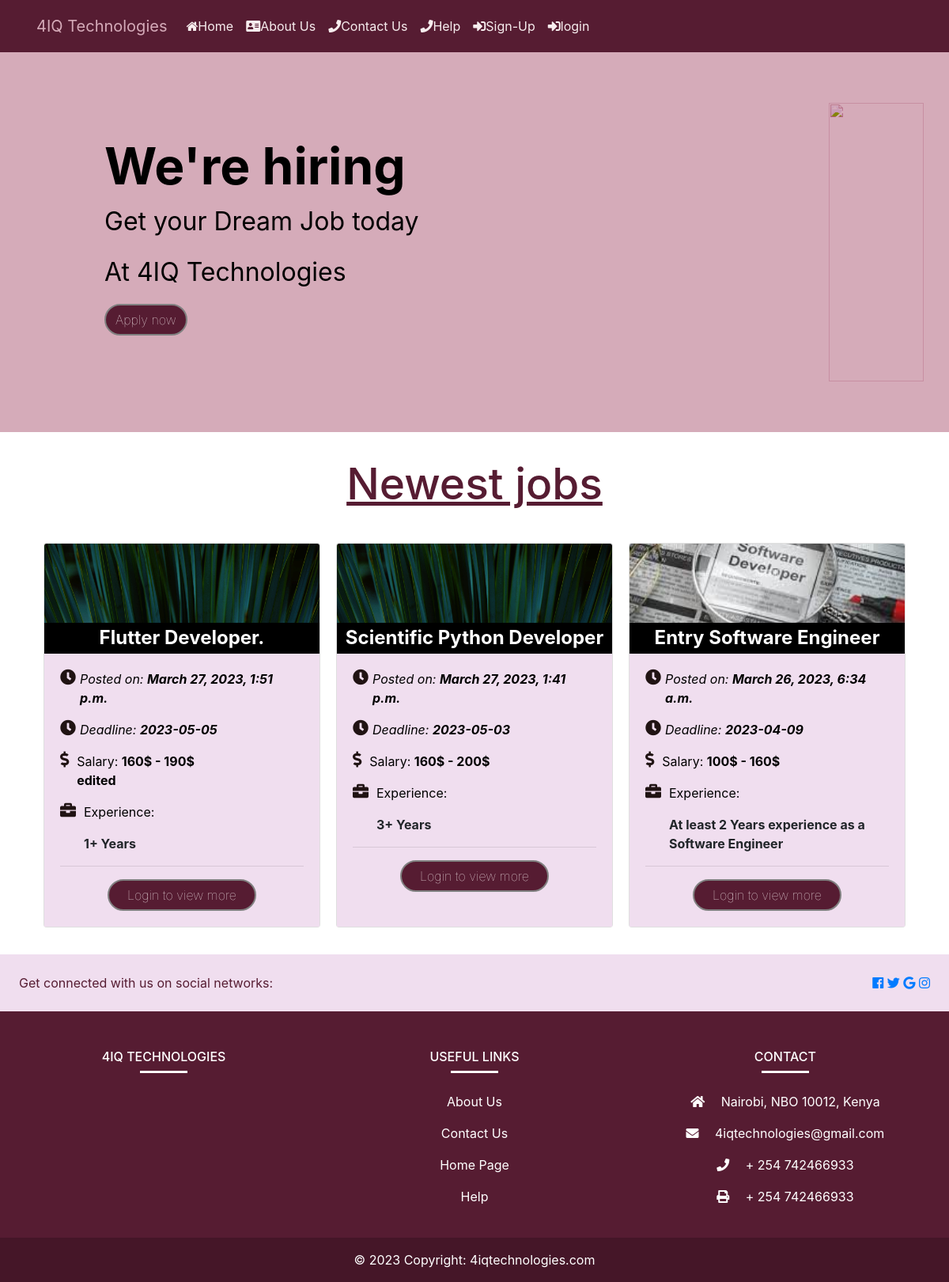
/employee/base, run on an earlier commit of the app's database.
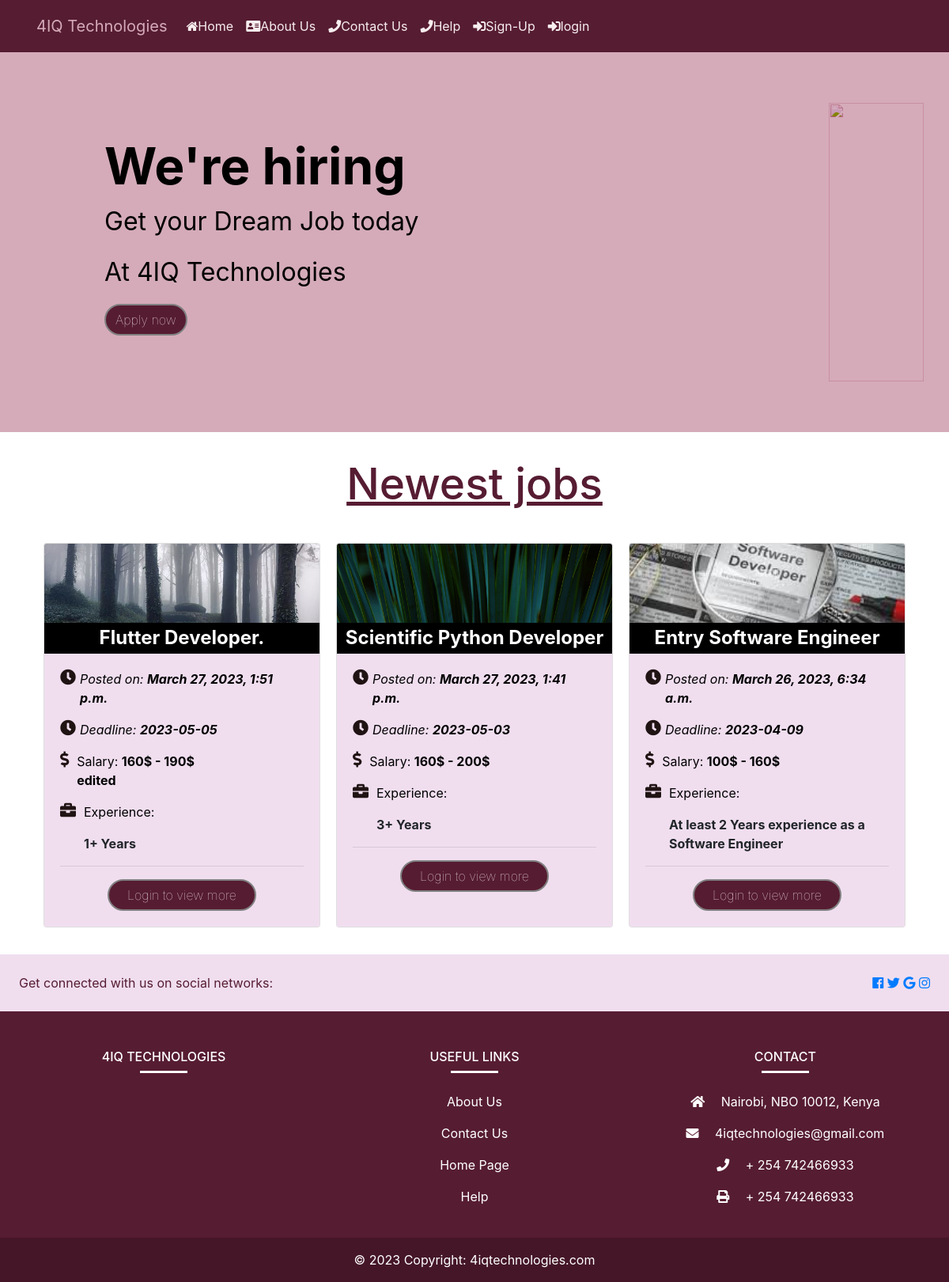
And on a later commit of the database.
### job/models.py (models this page shows, shortened)
class Job(models.Model):
    COMPUTER_SUPPORT_SPECIALIST = 'Computer Support Specialist'
    HARDWARE_ENGINEER = 'Hardware Engineer'
    COMPUTER_SYSTEM_ANALYST = 'Computer System Analyst'
    SOFTWARE_DEVELOPER = 'Software Developer'
    PROGRAMMER = 'Programmer'
    WEB_DEVELOPER = 'Web Developer'
    NETWORK_ENGINEER = 'Network Engineer'
    SOFTWARE_TESTER = 'Software Tester'
    FRONTEND_DEVELOPER = "Frontend Developer"
    BACKEND_DEVELOPER = "Backend Developer"
    CHOICES_SIZE =   ( (COMPUTER_SUPPORT_SPECIALIST ,'COMPUTER_SUPPORT_SPECIALIST'),
    ( HARDWARE_ENGINEER ,'HARDWARE_ENGINEER'),
    ( COMPUTER_SYSTEM_ANALYST, 'COMPUTER_SYSTEM_ANALYST' ),
    ( SOFTWARE_DEVELOPER, 'SOFTWARE_DEVELOPER'),
    ( PROGRAMMER , 'PROGRAMMER'),
    ( WEB_DEVELOPER,'WEB_DEVELOPER'),
    ( NETWORK_ENGINEER,'NETWORK_ENGINEER'),
    ( SOFTWARE_TESTER,'SOFTWARE_TESTER'),
    (FRONTEND_DEVELOPER,"FRONTEND_DEVELOPER"),
    (BACKEND_DEVELOPER,"BACKEND_DEVELOPER")
    )
    ACTIVE = 'active'
    EMPLOYED = 'employed'
    ARCHIVED = 'archived'
    CHOICES_STATUS = (
        (EMPLOYED,'Employed'),
        (ACTIVE,'Active' ),
        (ARCHIVED,'Archived' )
     )
    title = models.CharField(max_length=200)
    created_at = models.DateTimeField(auto_now_add=True)
    skillset_required = models.TextField(null=True)
    about_job= models.TextField(blank=True, null=True)
    image = models.ImageField(upload_to="covers/",null=True,blank=True)
    experience = models.CharField(max_length=100,null=True)
    salary = models.CharField(max_length=50,null=True)
    deadline = models.CharField(max_length=50,null=True)
    department_name = models.CharField( max_length=30,choices=CHOICES_SIZE)
    created_by = models.ForeignKey(User,
                                   related_name="jobs",
                                   on_delete=models.CASCADE)
    status = models.CharField(max_length=20,choices=CHOICES_STATUS,default='active')
    class Meta:
        ordering = ['-created_at']

### employee/views.py (the view)
# urls.py: path("base", views.base, name="base"),
def base(request):
    jobs = Job.objects.all()[0:8]
    return render(request, "base.html", {'jobs': jobs})

### notification/context_processors.py (called while the page is built)
def notifications(request):
    if request.user.is_authenticated:
        return {
            'notificactions': request.user.notifications.filter(is_read=False)
        }
    else:
        return {'notifications': []}

### employee/templates/base.html (shortened to what the changed rows need)
{% load static %} {% include 'header.html' %}
<div
  class="jumbotron feature custom-land-page-bg"
  style="
    border-radius: 0;
    background-color: #d5abb9;
    height: 60vh;
    display: flex;
  "
>
  <div
    style="
      width: 100%;
      color: black;
      align-items: center;
      display: flex;
      justify-content: space-between;
      margin-left: 100px;
    "
  >
    <div>
      <h1 style="font-weight: bolder; font-size: 4em">We're hiring</h1>
    </div>
  </div>
</div>
{% block content %}
<center>
  <h2
    class="subtitle has-text-centered"
    style="color: #561c32; font-size: 55px; text-decoration: underline"
  >
    Newest jobs
  </h2>
</center>
<div
  class="container row"
  style="width: 100%; margin: auto; display: flex; justify-content: center"
>
  {% for job in jobs %}
  <div class="card" style="width: 350px; margin: 10px">
    {% if job.image %}
    <img
      class="card-img-top"
      src="{{ job.image.url }}"
      style="height: 100px; object-fit: cover; overflow: hidden"
      alt="Card image cap"
    />
    {% endif %}
    <h4
      class="card-title"
      style="
        margin: 0px;
        font-weight: bolder;
        padding: 5px;
        text-align: center;
        background-color: black;
        color: white;
      "
    >
      {{job.title }}
    </h4>
    <div class="card-body" style="background-color: #f0deef">
      <div class="media">
        <div class="media-content">
          <div style="display: flex">
            <i
              style="font-size: 20px; color: rgb(32, 19, 19); margin-right: 5px"
              class="fas fa-clock"
            ></i>
            <p style="color: black; font-style: italic">
              Posted on:
              <span class="title" style="font-weight: bolder"
                >{{ job.created_at }}</span
              >
            </p>
          </div>
          <div style="display: flex;">
          <i
          style="font-size: 20px; color: rgb(32, 19, 19); margin-right: 5px"
          class="fas fa-clock"
        ></i>
          <p style="color: black; font-style: italic">
            Deadline:
            <span class="title" style="font-weight: bolder"
              >{{ job.deadline }}</span
            >
          </p>
        </div>
          <div style="display: flex">
            <i
              style="font-size: 20px; color: rgb(32, 19, 19)"
              class="fas fa-dollar-sign"
            ></i>
            <div style="display: inline; margin: 0px 10px; margin-right: 100px">
                <p style="color: black">Salary: <span class="title" style="font-weight: bolder;">{{ job.salary }}</span></p>
            </div>
          </div>
          <div style="display: flex">
            <i
              style="font-size: 20px; color: rgb(32, 19, 19)"
              class="fas fa-briefcase"
            ></i>
            <div style="display: inline; margin: 0px 10px">
              <p style="color: black">Experience:</p>
              <span class="title" style="font-weight: bolder"
              >{{ job.experience}}</span>
            </div>
          </div>
        </div>
      </div>
      <div>
        <hr />
        <center>
          {% if request.user.is_authenticated %}
          <a
            class="btn custom-btn"
            style="
              font-weight: 100;
              font-size: 1em;
              border: solid 2px grey;
              color: #f7edee;
              background-color: #561c32;
              border-radius: 10cm;
              width: 5cm;
              align-items: center;
            "
            href="{% url 'job:job_detail' job.id %}"
            >View</a
          >
          {% else %}
          <a
          class="btn custom-btn"
          style="
            font-weight: 100;
            font-size: 1em;
            border: solid 2px grey;
            color: #f7edee;
            background-color: #561c32;
            border-radius: 10cm;
            width: 5cm;
            align-items: center;
          "
          href="{% url 'employee:login'  %}"
          >Login to view more </a
        >
          {% endif %}
        </center>
      </div>
    </div>
  </div>
  {% endfor %}
</div>
{% endblock %}
{% include 'footer.html' %}

What changed in the data, as far as the page shows it:
changed Job "Flutter Developer.": image: a different picture
